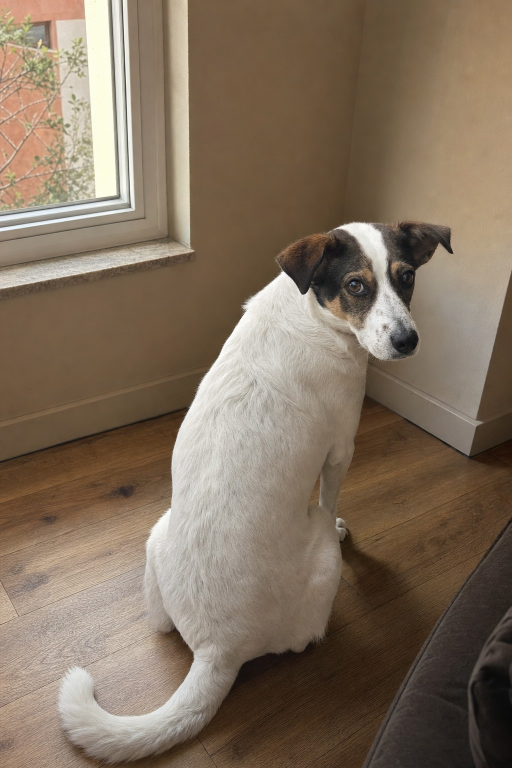
#> input picture campanas/alyha/episodio-01/fotogramas-ia/F2-rincon.jpg, 1024 x 1536 px (shown at 1/2 size)
$ python -i montar_ep01.py   (imports and definitions only)
#> lines starting #> are read from the running program, lines starting #| are printed output that depends on the picture
#> further down, picture is the input picture: PIL image 1024x1536 RGB; mean R, G, B 129.4, 112.6, 94.6
"""Monta el episodio 01 de Alyha sin coste: vídeo real + clip Higgsfield + fotogramas IA animados.

Uso: python3 montar_ep01.py <dir_entrada> <dir_salida> <fuente_DMSans.ttf> <foto_producto>
dir_entrada: escena1.mp4, escena3.mp4, escena6.mp4, F2-rincon.png, F4-arbol.png
Salida: una pieza por escena + E01-final.mp4 (sin voz, sin metadatos).
"""
import math
import os
import random
import subprocess
import sys
from pathlib import Path

from PIL import Image, ImageDraw, ImageFilter, ImageFont, ImageOps

IN, OUT, FONT, PRODUCT = Path(sys.argv[1]), Path(sys.argv[2]), sys.argv[3], sys.argv[4]
# [1 line not run here, left out]
W, H, FPS = 1080, 1920, 30
INK, CREAM, TERRA = (30, 27, 46), (251, 248, 244), (185, 83, 46)


if os.environ.get("NOTEXT"):
    ImageDraw.ImageDraw.text = lambda self, *a, **k: None


# [4 lines left out: function font, not called in this run]


def fill(img, zoom=1.0, dx=0.0):
#> called with zoom = 1, dx = 0
    sc = max(W / img.width, H / img.height) * zoom
#> sc = 1.25
    r = img.resize((int(img.width * sc) + 1, int(img.height * sc) + 1), Image.BILINEAR)
    x = (r.width - W) // 2 + int(dx * (r.width - W) / 2)
#> x = 100
    y = (r.height - H) // 2
#> y = 0
    return r.crop((x, y, x + W, y + H))
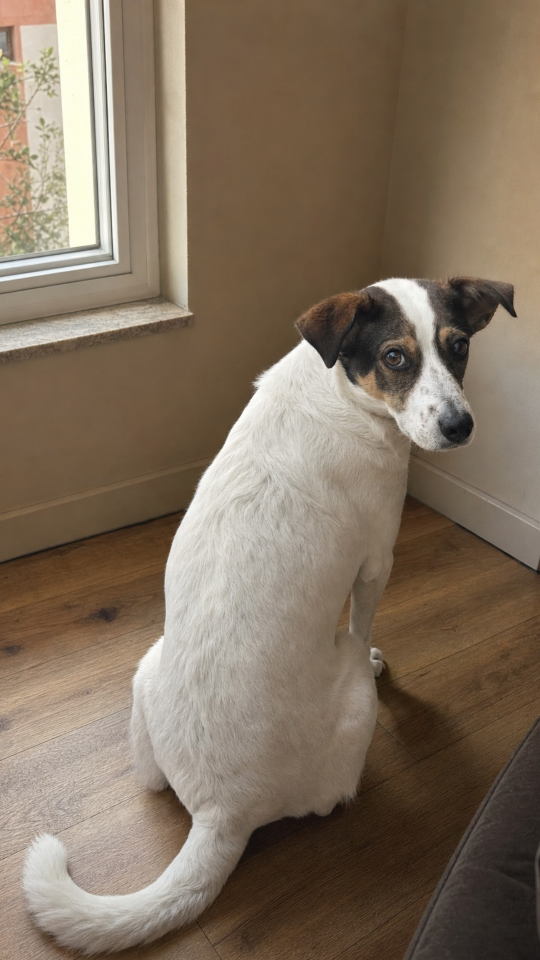
#> returned value: PIL image 1080x1920 RGB (shown at 1/2 size); mean R, G, B 129, 112.9, 95.3


# [29 lines left out: functions caption, sparkles, not called in this run]


def bright_points(img, n=26, seed=3):
    g = fill(img).convert("L").filter(ImageFilter.GaussianBlur(2))
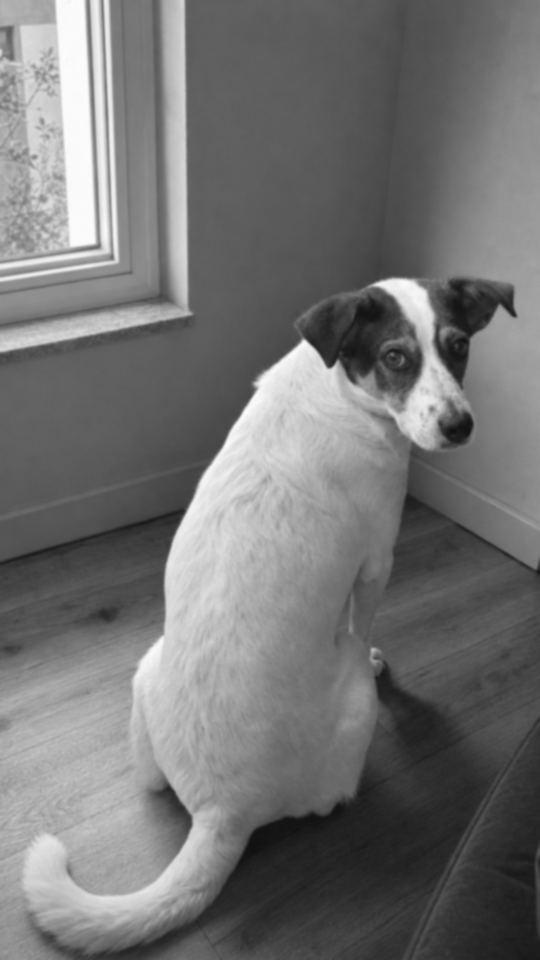
#> g: PIL image 1080x1920 L (shown at 1/2 size); min 14, max 252, mean 115.7
    px = g.load()
    cand = [(x, y) for x in range(20, W - 20, 6) for y in range(200, H - 300, 6) if px[x, y] > 225]
#> cand = 1208 pairs, first value 20 to 866, second value 200 to 1364
    random.seed(seed)
    pick = random.sample(cand, min(n, len(cand))) if cand else []
#> pick = 26 pairs, first value 110 to 848, second value 200 to 980
    return [(x, y, random.uniform(0, 6.28), random.uniform(2.5, 5)) for x, y in pick]


# [28 lines left out: functions writer, video_frames, product_frame, not called in this run]


SCENES = [
    ("escena1", "video", "escena1.mp4", 1.0, ["YO YA VOY DE RENO…", "Y EN ESTA CASA", "NI ÁRBOL"], {"RENO…", "ÁRBOL"}),
    ("escena2", "still", "F2-rincon.png", 4.5, ["«Ya lo pondré», dice.", "Ya, ya…"], {"YA,", "YA…"}),
    ("escena3", "video", "escena3.mp4", 1.0, ["Pues me pongo", "las pilas yo solita"], {"PILAS"}),
    ("escena4", "tree", "F4-arbol.png", 4.5, ["Pero aquí", "falta algo…"], {"ALGO…"}),
    ("escena5", "product", PRODUCT, 4.0, ["Su nombre,", "en el árbol"], {"ÁRBOL"}),
    ("escena6", "video", "escena6.mp4", 0.8, ["24,90 €", "Pídelo antes del 29 nov*"], {"24,90"}),
]


# [39 lines left out: function main, not called in this run]


# [1 line not run here, left out]

>>> from PIL import Image
>>> picture = Image.open('fotogramas-ia/F2-rincon.jpg')
>>> result = bright_points(picture)
#> result = 26 items, first 6: (200, 224, 4.76, 3.98), (806, 590, 1.89, 2.58), (158, 404, 5.44, 3.68), (404, 980, 4.51, 4.7), (530, 782, 4.48, 4.8), (848, 620, 2.48, 4.5)

$ run again, on campanas/alyha/episodio-01/fotogramas-ia/F3-caja.jpg
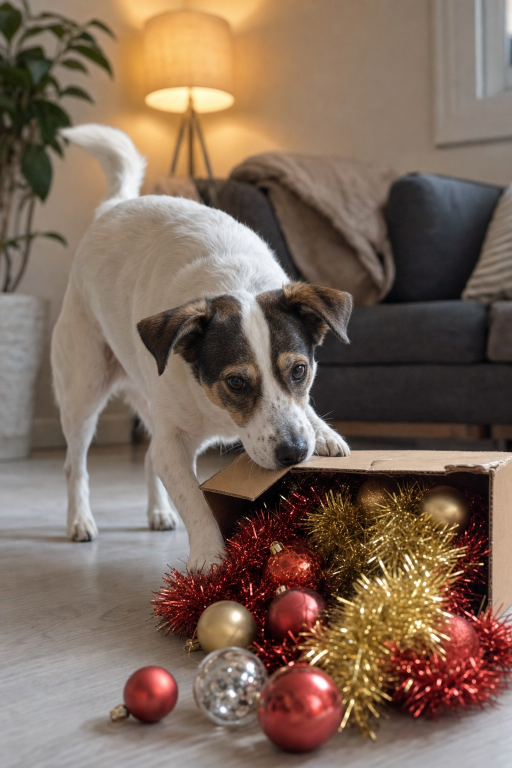
#> input picture campanas/alyha/episodio-01/fotogramas-ia/F3-caja.jpg, 1024 x 1536 px (shown at 1/2 size)
#> picture is the input picture: PIL image 1024x1536 RGB; mean R, G, B 125.8, 104.9, 90.1
#> in fill, `return r.crop((x, y, x + W, y + H))`:
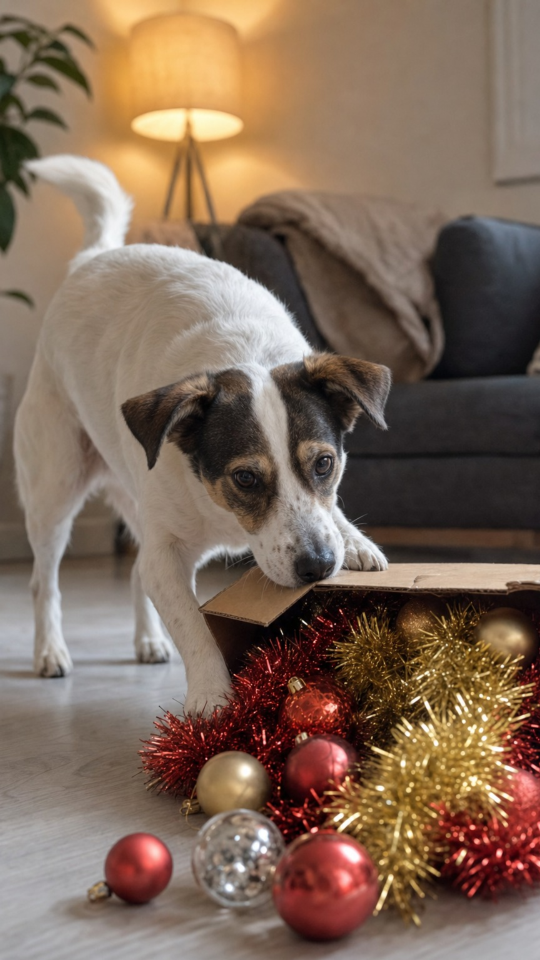
#> returned value: PIL image 1080x1920 RGB (shown at 1/2 size); mean R, G, B 127.3, 104.6, 88.1
#> in bright_points, `g = fill(img).convert("L").filter(ImageFilter.GaussianBlur(2))`:
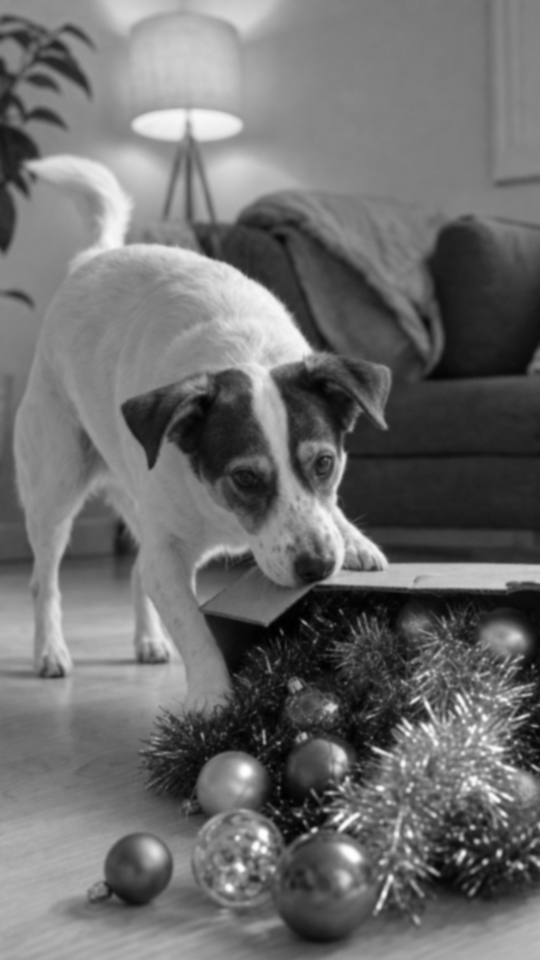
#> g: PIL image 1080x1920 L (shown at 1/2 size); min 0, max 254, mean 109.5
#> cand = 762 pairs, first value 152 to 1022, second value 224 to 1598
#> pick = 26 pairs, first value 188 to 920, second value 224 to 1538
#> result = 26 items, first 6: (356, 224, 3.99, 4.67), (578, 662, 3.29, 4.35), (548, 662, 4.22, 2.66), (242, 440, 4.76, 3.98), (464, 566, 1.89, 2.58), (584, 692, 5.44, 3.68)

$ run again, on campanas/alyha/episodio-01/fotogramas-ia/F6-cierre.jpg
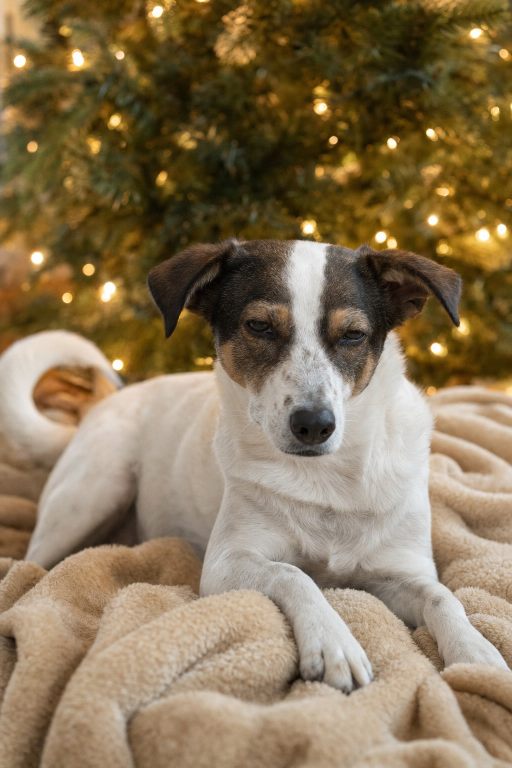
#> input picture campanas/alyha/episodio-01/fotogramas-ia/F6-cierre.jpg, 1024 x 1536 px (shown at 1/2 size)
#> picture is the input picture: PIL image 1024x1536 RGB; mean R, G, B 136.3, 117.1, 87.1
#> in fill, `return r.crop((x, y, x + W, y + H))`:
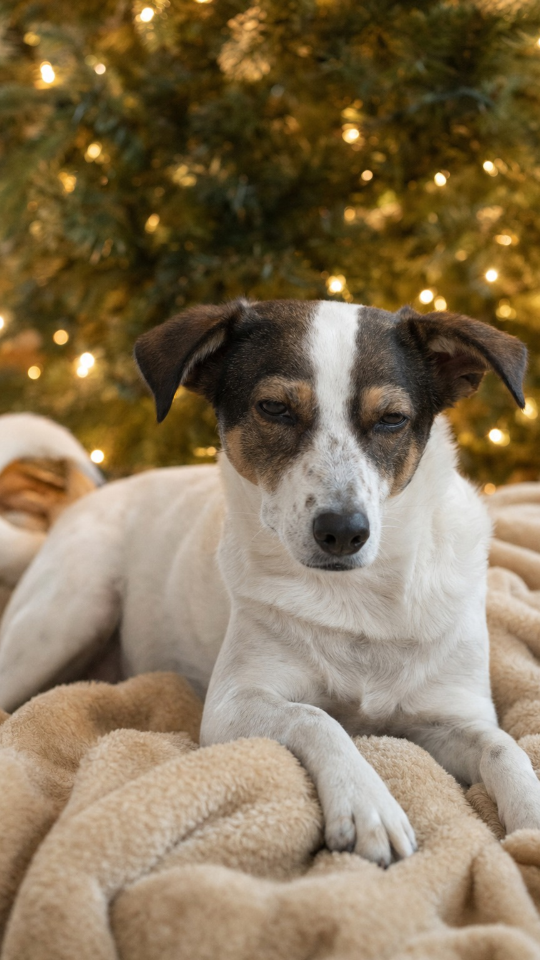
#> returned value: PIL image 1080x1920 RGB (shown at 1/2 size); mean R, G, B 134.1, 115.9, 87.5
#> in bright_points, `g = fill(img).convert("L").filter(ImageFilter.GaussianBlur(2))`:
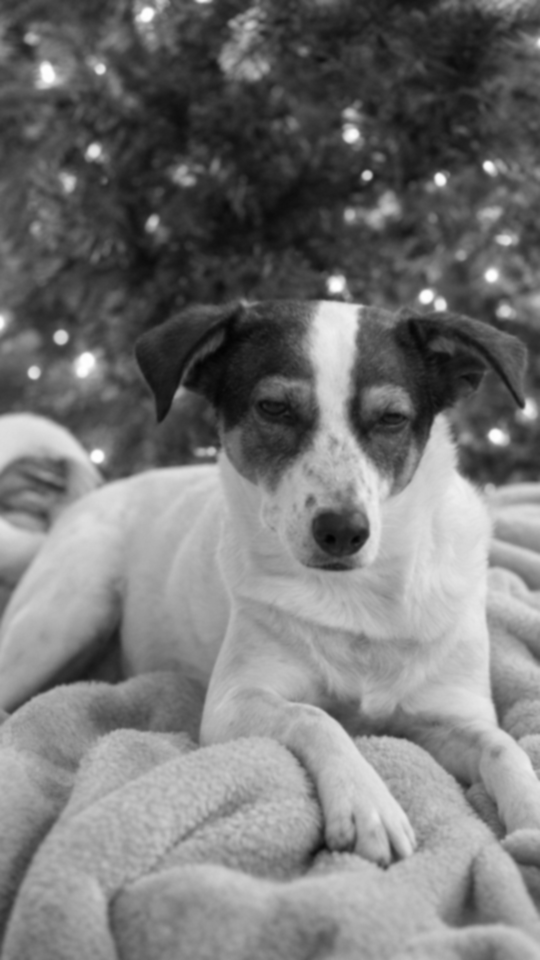
#> g: PIL image 1080x1920 L (shown at 1/2 size); min 1, max 255, mean 118.1
#> cand = 521 pairs, first value 68 to 1058, second value 260 to 1616
#> pick = 26 pairs, first value 164 to 980, second value 266 to 1418
#> result = 26 items, first 6: (860, 590, 4.48, 4.8), (674, 674, 2.48, 4.5), (950, 1208, 2.79, 4.84), (980, 548, 5.52, 2.74), (656, 638, 0.854, 3.04), (164, 752, 6.06, 3.59)
